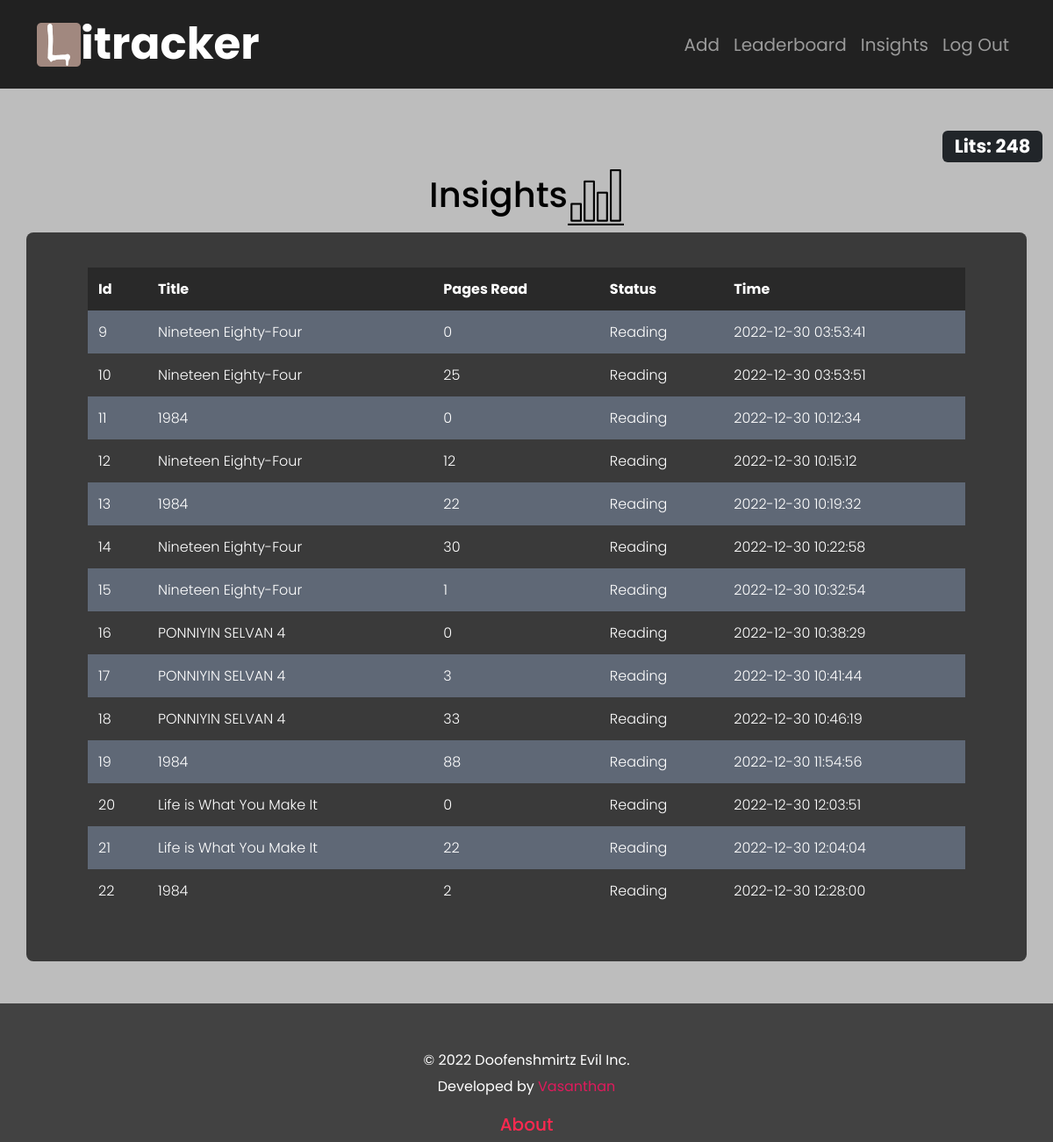
The app's page /logs (signed in) with its own data.
### tables this page shows
CREATE TABLE bookLog (id INTEGER PRIMARY KEY AUTOINCREMENT NOT NULL, b_id INTEGER NOT NULL,title TEXT NOT NULL,currentPage INTEGER NOT NULL, status NOT NULL DEFAULT 'Reading', username TEXT NOT NULL, time TEXT NOT NULL);

### app.py (the view)
@app.route("/logs", methods=["GET", "POST"])
@login_required
def logs():
    if request.method == 'GET':
        u_id = session["user_id"]
        rows = db.execute("SELECT * from registrants where id = ?",u_id)
        name = rows[0]["name"]
        username = rows[0]["username"]
        points = rows[0]["points"]
        ROWS = db.execute("SELECT * FROM bookLog WHERE username = ? ORDER BY id;",username)
        LOGS = []
        for R in ROWS:
            D = {}
            D["id"] = R["id"]
            D["title"] = R["title"]
            D["page"] = R["currentPage"]
            D["status"] = R["status"]
            D["time"] = R["time"]
            LOGS.append(D)
        return render_template("log.html",points=points,LOGS=LOGS)
    return apology("Logs")

### app.py (called while the page is built)
@app.after_request
def after_request(response):
    response.headers["Cache-Control"] = "no-cache, no-store, must-revalidate"
    response.headers["Expires"] = 0
    response.headers["Pragma"] = "no-cache"
    return response

### helpers.py (called while the page is built)
def login_required(f):
    @wraps(f)
    def decorated_function(*args, **kwargs):
        if session.get("user_id") is None:
            return redirect("/login")
        return f(*args, **kwargs)
    return decorated_function

### templates/log.html (shortened to what this page needs)
{% extends "layout.html" %}
{% block main %}
    <div class="container">
        <h1>Insights<img src="static/bar-chart.png"></h1>
            <div class="row" id ="tables">
            <table>
                <thead>
                    <tr>
                        <th>Id</th>
                        <th>Title</th>
                        <th>Pages Read</th>
                        <th>Status</th>
                        <th>Time</th>
                    </tr>
                </thead>
                <tbody>
                    {% for ROW in LOGS %}
                    <tr>
                        <td>{{ROW["id"]}}</td>
                        <td>{{ROW["title"]}}</td>
                        <td>{{ROW["page"]}}</td>
                        <td>{{ROW["status"]}}</td>
                        <td>{{ROW["time"]}}</td>
                    </tr>
                    {% endfor %}
                </tbody>
        </table>
        </div>
    </div>
{% endblock %}

### static/styles.css (style rules this page uses)
body { color:rgb(0, 0, 0); font-family: 'Poppins', sans-serif; background-color: #424242; font-size: 22px; }
table { background-color: transparent; margin-bottom: 1rem; width: 100%; font-weight: 300; color: #ffffff; }
table th { background-color:rgba(0, 0, 0, 0.3) ; }
table th, table td { padding: 0.75rem; vertical-align: middle; }
tbody tr:nth-of-type(odd) { background-color: rgb(179, 208, 255, 0.3); border-radius:6px; }
#tables { padding: 40px 70px; background-color: #3a3a3a; border-radius: 8px; }

### records on screen
bookLog: id "9", title "Nineteen Eighty-Four", page "0", status "Reading", time "2022-12-30 03:53:41"
bookLog: id "10", title "Nineteen Eighty-Four", page "25", status "Reading", time "2022-12-30 03:53:51"
bookLog: id "11", title "1984", page "0", status "Reading", time "2022-12-30 10:12:34"
bookLog: id "12", title "Nineteen Eighty-Four", page "12", status "Reading", time "2022-12-30 10:15:12"
bookLog: id "13", title "1984", page "22", status "Reading", time "2022-12-30 10:19:32"
bookLog: id "14", title "Nineteen Eighty-Four", page "30", status "Reading", time "2022-12-30 10:22:58"
bookLog: id "15", title "Nineteen Eighty-Four", page "1", status "Reading", time "2022-12-30 10:32:54"
bookLog: id "16", title "PONNIYIN SELVAN 4", page "0", status "Reading", time "2022-12-30 10:38:29"
bookLog: id "17", title "PONNIYIN SELVAN 4", page "3", status "Reading", time "2022-12-30 10:41:44"
bookLog: id "18", title "PONNIYIN SELVAN 4", page "33", status "Reading", time "2022-12-30 10:46:19"
bookLog: id "19", title "1984", page "88", status "Reading", time "2022-12-30 11:54:56"
bookLog: id "20", title "Life is What You Make It", page "0", status "Reading", time "2022-12-30 12:03:51"
bookLog: id "21", title "Life is What You Make It", page "22", status "Reading", time "2022-12-30 12:04:04"
bookLog: id "22", title "1984", page "2", status "Reading", time "2022-12-30 12:28:00"

### other values on screen
{{ points }} "248"
